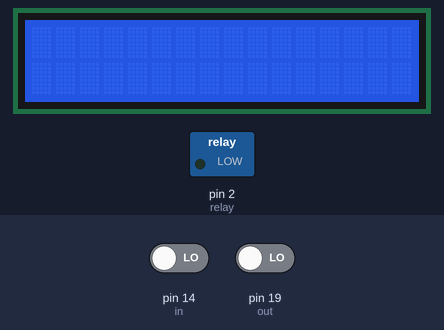
A sketch run on a simulated Arduino Uno, built with avr-gcc and run on an emulated ATmega328P. On the bench: 16×2 character LCD, switched loads named in the sketch (green lamp = pin HIGH). Inputs (shaded band) come from the test bench; at power-on: pin 14 (in) LOW, pin 19 (out) LOW. What the sketch prints to the serial monitor is not drawn.

Above: at 3.2 s.
3.3 s: pin 14 (in) driven HIGH
At 6.2 s:
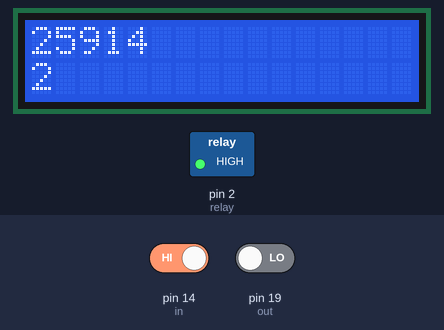
At 6.9 s:
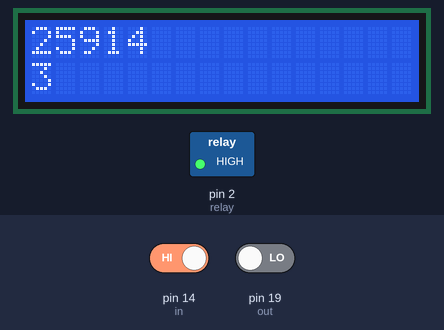
Timing chart, 0 to 8.4 s (numbered marks = the images above; inputs shaded):
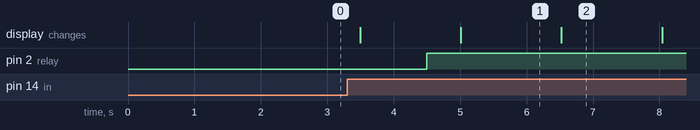

Measured:
- after the input at 3.3 s, pin 2 (relay): LOW → HIGH after 1.2 s; the display: first changes after 0.20 s (image 1 shows a later state)
- what the display in image 1 shows lasts 1.5 s, from 5.0 s to 6.5 s

The sketch:

finalcountermaster.ino
```cpp
#include<LiquidCrystal.h>
LiquidCrystal lcd(13,12,11,10,9,8);
#define in 14
#define out 19
#define relay 2
int val;
//#define button 3
int count=0;
void IN()
{
count++;
lcd.clear();
lcd.print('People:');
lcd.setCursor(0,1);
lcd.print(count);
delay(1000);
}
void OUT()
{
count--;
lcd.clear();
lcd.print('People:');
lcd.setCursor(0,1);
lcd.print(count);
delay(1000);
}
void setup()
{
lcd.begin(16,2);
//lcd.print('Visitor Counter');
delay(2000);
pinMode(in, INPUT);
pinMode(out, INPUT);
pinMode(relay, OUTPUT);
lcd.clear();
lcd.print('People:');
lcd.setCursor(0,1);
lcd.print(count);
Serial.begin(38400);
}
void loop()
{
if(digitalRead(in))
IN();
if(digitalRead(out))
OUT();
if(count<=0)
{
lcd.clear();
digitalWrite(relay, LOW);
lcd.clear();
//lcd.print('Nobody In Room');
lcd.setCursor(0,1);
//lcd.print('Light Is Off');
delay(200);
}
else
digitalWrite(relay, HIGH);
Serial.println(count);
delay(500);
Serial.write(count); // Sends potValue to servo motor
delay(10);
//val = digitalRead(button);
//if (val == HIGH)
//{
//Serial.write(count);
//delay(500);
//}
//delay(50);
}
```
